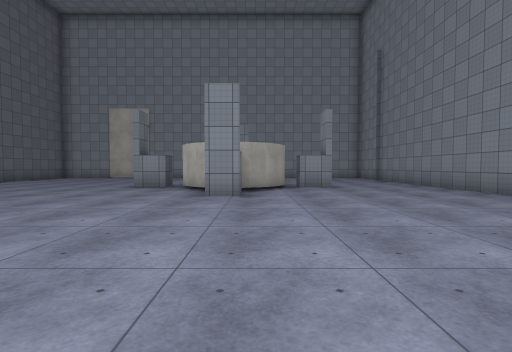
view 1 (above)

24 first-person views from a walk through a 3-D level made in the Unity game engine. The camera is 1.3 m above the floor, tilts 2° down and sees 85° across. The floor is counted in squares, 2 m on a side. Each view is taken from the middle of a square. On the plan, view 1 faces up. The plan holds only what a view shows up to about 9 squares ahead; the rest is blank. The place goes on beyond the plan. The player character is not drawn. Surface patterns are stand-ins for the level's own textures.

view 2
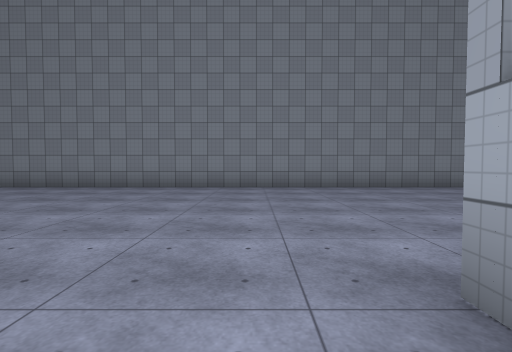

view 3
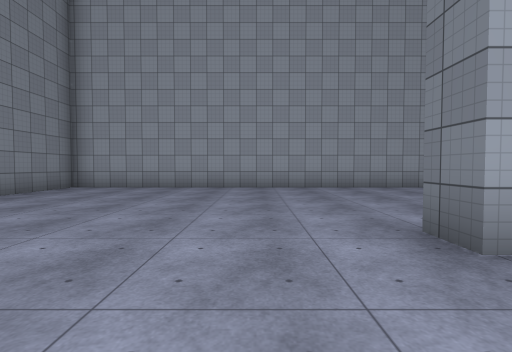

view 4
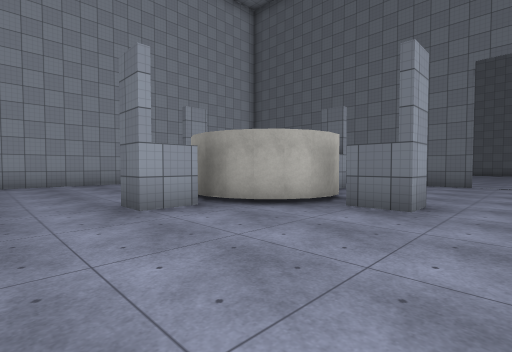

view 5
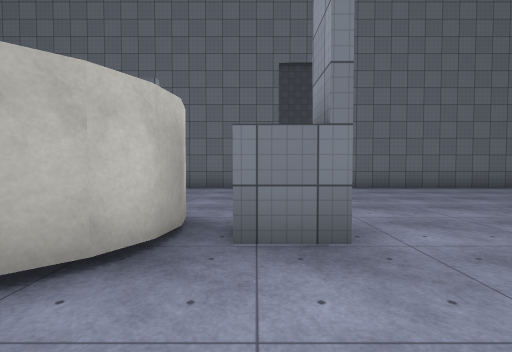

view 6
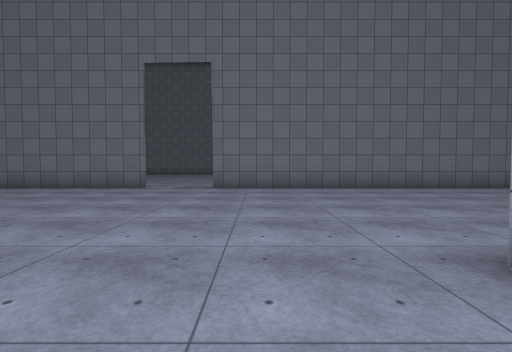

view 7
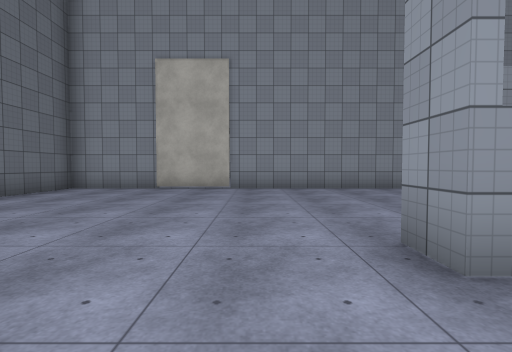

view 8
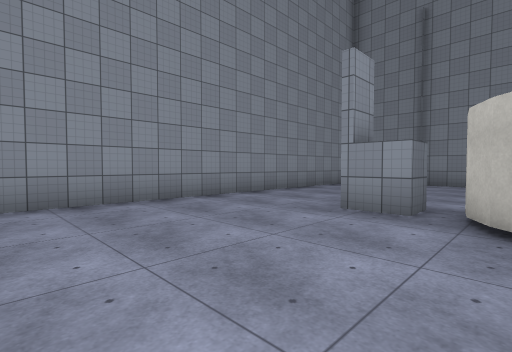

view 9
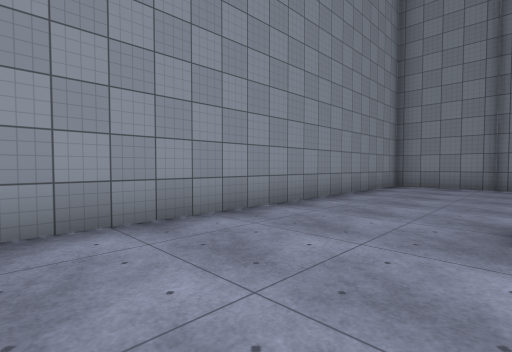

view 10
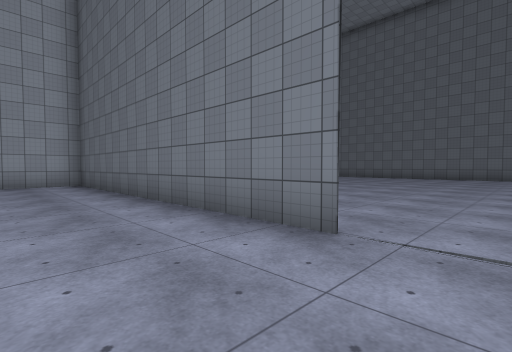

view 11
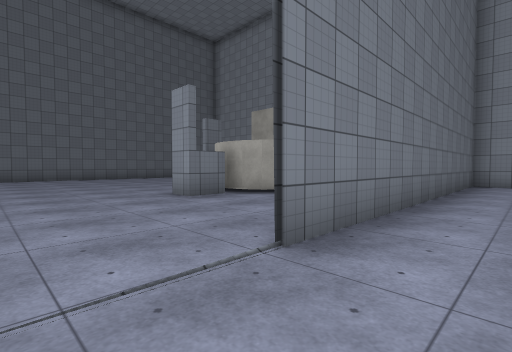

view 12
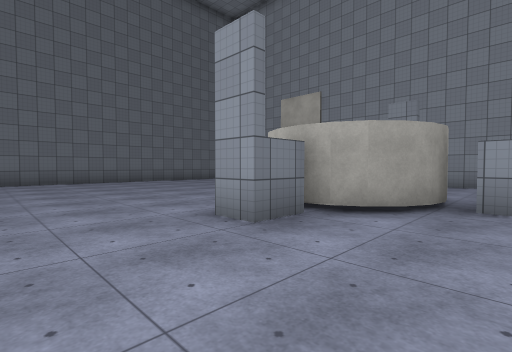

view 13
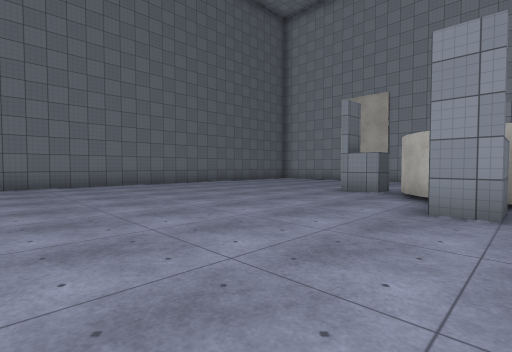

view 14
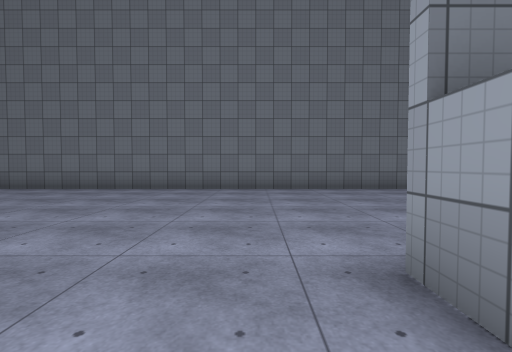

view 15
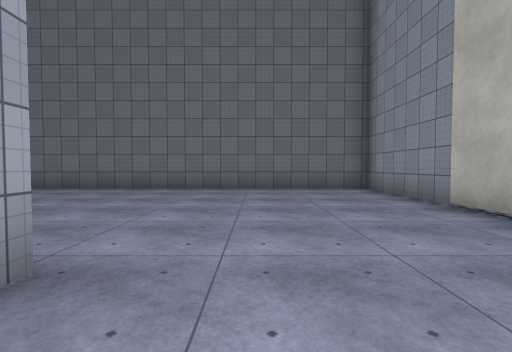

view 16
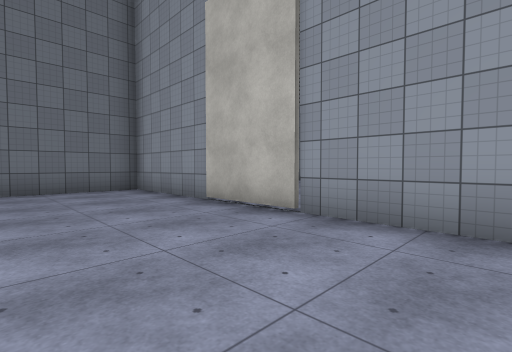

view 17
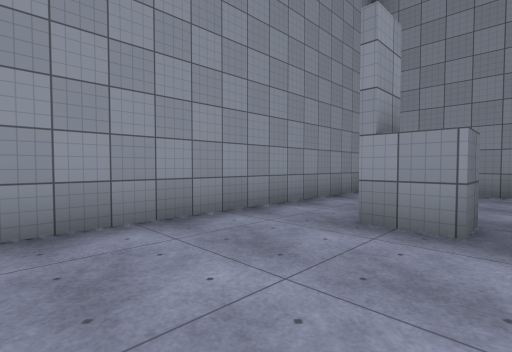

view 18
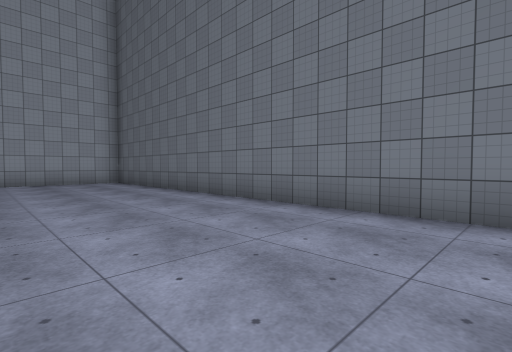

view 19
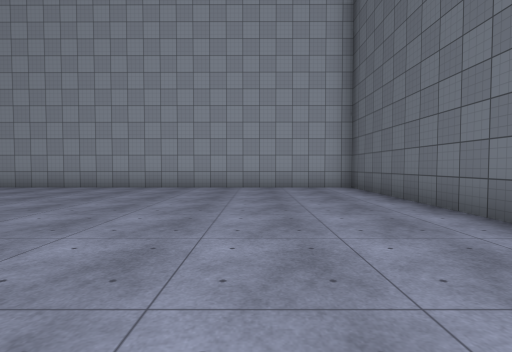

view 20
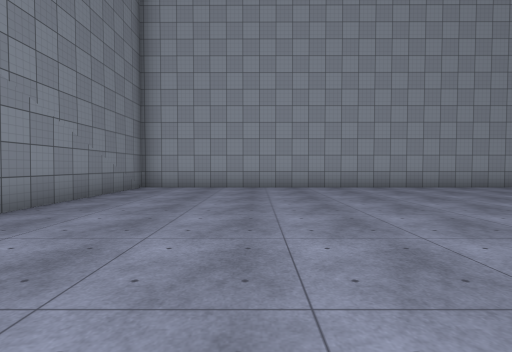

view 21
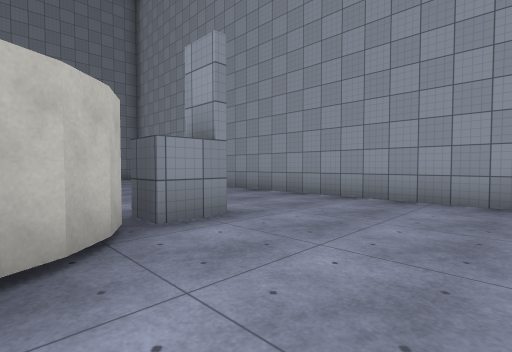

view 22
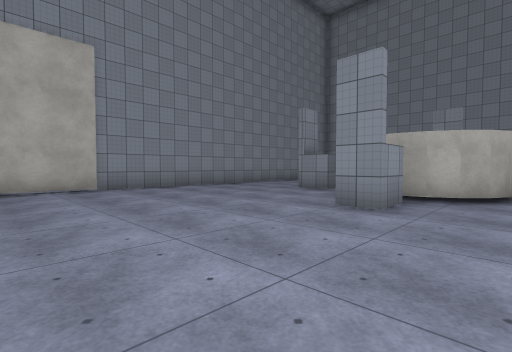

view 23
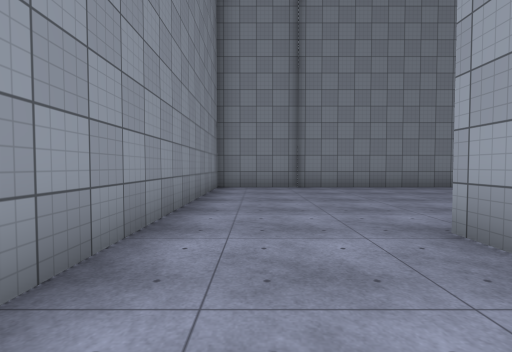

view 24
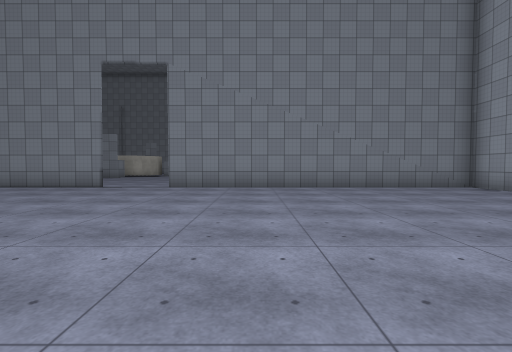

### Floor plan
Key: @ floor where view 1 was taken; # wall or solid block; . floor; T thing the floor can be seen under or through.
Columns run from 24 left of view 1 to 6 right of it. Each row starts with its distance up from view 1.
 16 ###############################
 15 #............ #...............#
 14 #...........  #...............#
 13 #........#....#...............#
 12 #........TT...#........#......#
 11 #.......#  .  #...............#
 10 #......###### #.......##  ....#
  9 #........##.. #......######...#
  8 #........#....#.......###.....#
  7 #.............#........#......#
  6 #.............#........#......#
  5 #.............................#
  4 #.............................#
  3 #.............#....#..........#
  2 #.............#....##.........#
  1 #.............#..## ###.......#
  0 #.............#...###...@.....#
 -1 #.............#....##.........#
 -2 #.............#....#..........#
 -3 #.............#...............#
 -4 #.............#...............#
 -5 #.............#...............#
 -6 ###############################

Positions as (right, up) in squares from view 1, and headings:
1: (0, 0), facing up
2: (-3, 2), facing right
3: (0, 3), facing down
4: (0, 5), facing down-left
5: (-2, 3), facing left
6: (-2, 7), facing left
7: (-5, 7), facing up
8: (-5, 10), facing up-right
9: (-4, 12), facing up-right
10: (-8, 5), facing down-left
11: (-9, 4), facing up-left
12: (-12, 5), facing up-left
13: (-14, 3), facing up-left
14: (-16, 9), facing left
15: (-16, 12), facing left
16: (-16, 12), facing up-left
17: (-18, 12), facing up-right
18: (-20, 6), facing down-left
19: (-21, 3), facing down
20: (-14, 3), facing down
21: (-8, 0), facing down-right
22: (-8, 7), facing up-right
23: (-3, 14), facing right
24: (-19, 1), facing right
